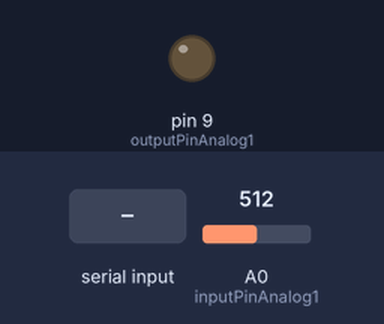
Bench run of a sketch on a simulated Arduino Uno, built with avr-gcc and run on an emulated ATmega328P. On the bench: output pins drawn as LEDs (lit = HIGH). The inputs (shaded band) are chosen by the test bench; at power-on: A0 (inputPinAnalog1) = 512. What the sketch prints to the serial monitor is not drawn.

Above: at 1.2 s.
1.3 s: "90,45\n" received over Serial
At 1.9 s:
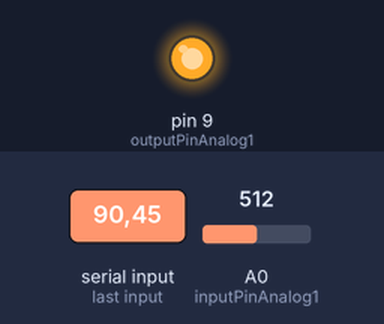
Timing chart, 0 to 4.3 s (numbered marks = the images above; inputs shaded):
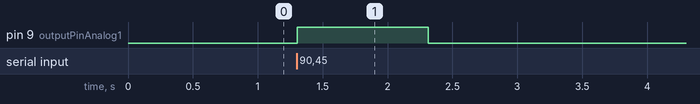

The sketch:

flow_meter.ino
```cpp
// ***********************************
// *** Reading of the mass flow
// ***********************************
int inputPinAnalog1 = A0; // Mass flow reading PIN

const int numReadings1 = 30;

int readings1[numReadings1];      // the readings from the analog input

int readIndex = 0;              // the index of the current reading
int total1 = 0;                  // the running total
float average1 = 0;                // the average
float V1 = 0.0;  // mass flow

// ***********************************
// *** Setpoint of the mass flow
// ***********************************
int outputPinAnalog1 = 9; // Setpoint of the mass flow PIN
float V_out = 0;  // Setpoint of the mass flow as INTEGER from twofast-rpi3-4
float V_out_raw = 0;  // Setpoint of the mass flow as INTEGER from twofast-rpi3-4

// ***********************************
// *** Time
// ***********************************
unsigned long previousMillis = 0; // previous time
const long interval = 1000;           // interval at which to execute

// ***********************************
// ***********************************

void setup() {
  // initialize serial communication
  Serial.begin(9600);
  pinMode(outputPinAnalog1, OUTPUT);  // sets the pin as output

  // initialize all the readings to 0:
  for (int thisReading = 0; thisReading < numReadings1; thisReading++) {
    readings1[thisReading] = 0;
  }
}

// ***********************************
// ***********************************

// reads the analog inputs numReadings1 times and returns the average
void readAnalog(){
  // subtract the last reading:
  total1 = total1 - readings1[readIndex];

  // read from the sensor:
  readings1[readIndex] = analogRead(inputPinAnalog1);

  // add the reading to the total:
  total1 = total1 + readings1[readIndex];

  // advance to the next position in the array:
  readIndex = readIndex + 1;

  // if we're at the end of the array...
  if (readIndex >= numReadings1) {
    // ...wrap around to the beginning:
    readIndex = 0;
  }

  // calculate the average:
  average1 = total1 / numReadings1;

  // send it to the computer as ASCII digits
  V1 = average1 * (5.0 / 1023.0); // uncalibrated

  //Serial.print(V1);
  //Serial.print(" ");
  //Serial.print(V2);
  //Serial.print(" ");
  //Serial.println(abs(V2 - V1));
  delay(5);        // delay in between reads for stability
}

void loop() {
  readAnalog();
  unsigned long currentMillis = millis();
  // ***********************************
  // *** Setpoint of the mass flow
  // ***********************************
  if (Serial.available() > 0){  // Looking for incoming data
    V_out_raw = Serial.parseFloat();
    V_out = (V_out_raw + 0.0) * 256/5;  // 256/5 = 51
    analogWrite(outputPinAnalog1, V_out);  // Setpoing mass flow meter
  }
  // ***********************************
  // *** Reading of the mass flow
  // ***********************************
  if (currentMillis - previousMillis >= interval) {
    // save the last time executed
    //Serial.println(currentMillis - previousMillis);
    Serial.print("V_1 ");  // mass flow reading
    Serial.print(V1);
    Serial.print(", ");
    Serial.print(V_out_raw);
    Serial.print(", ");
    Serial.print("V_out ");  // mass flow setpoint x 256/5
    Serial.println(V_out);
    previousMillis = currentMillis;
    // print: V1 V_out
    delay(50);
  }
  //Serial.print("I do stuff");

}
```

Measured:
- after the input at 1.3 s, pin 9 (outputPinAnalog1): LOW → HIGH at once, → LOW 1.0 s later
